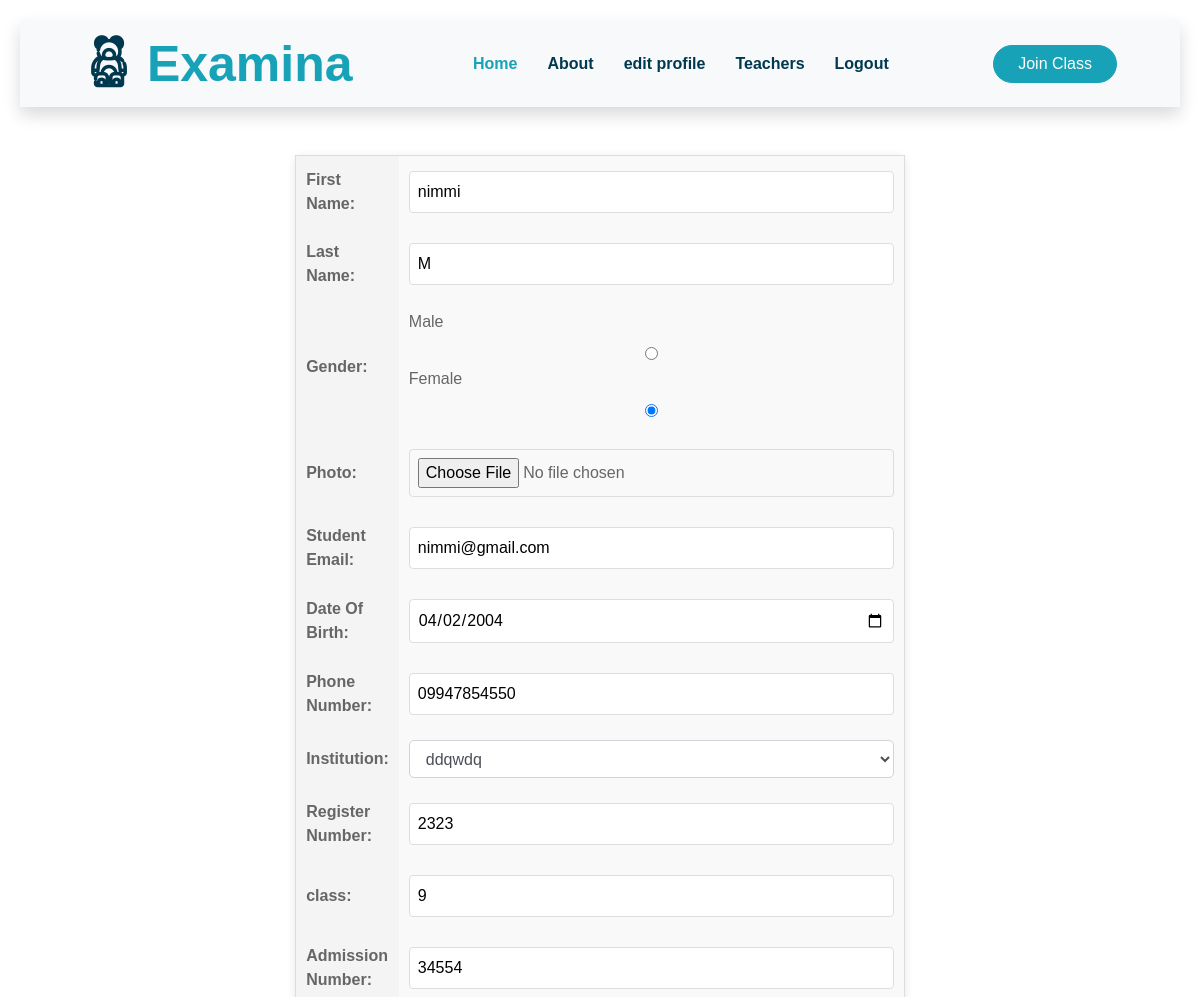
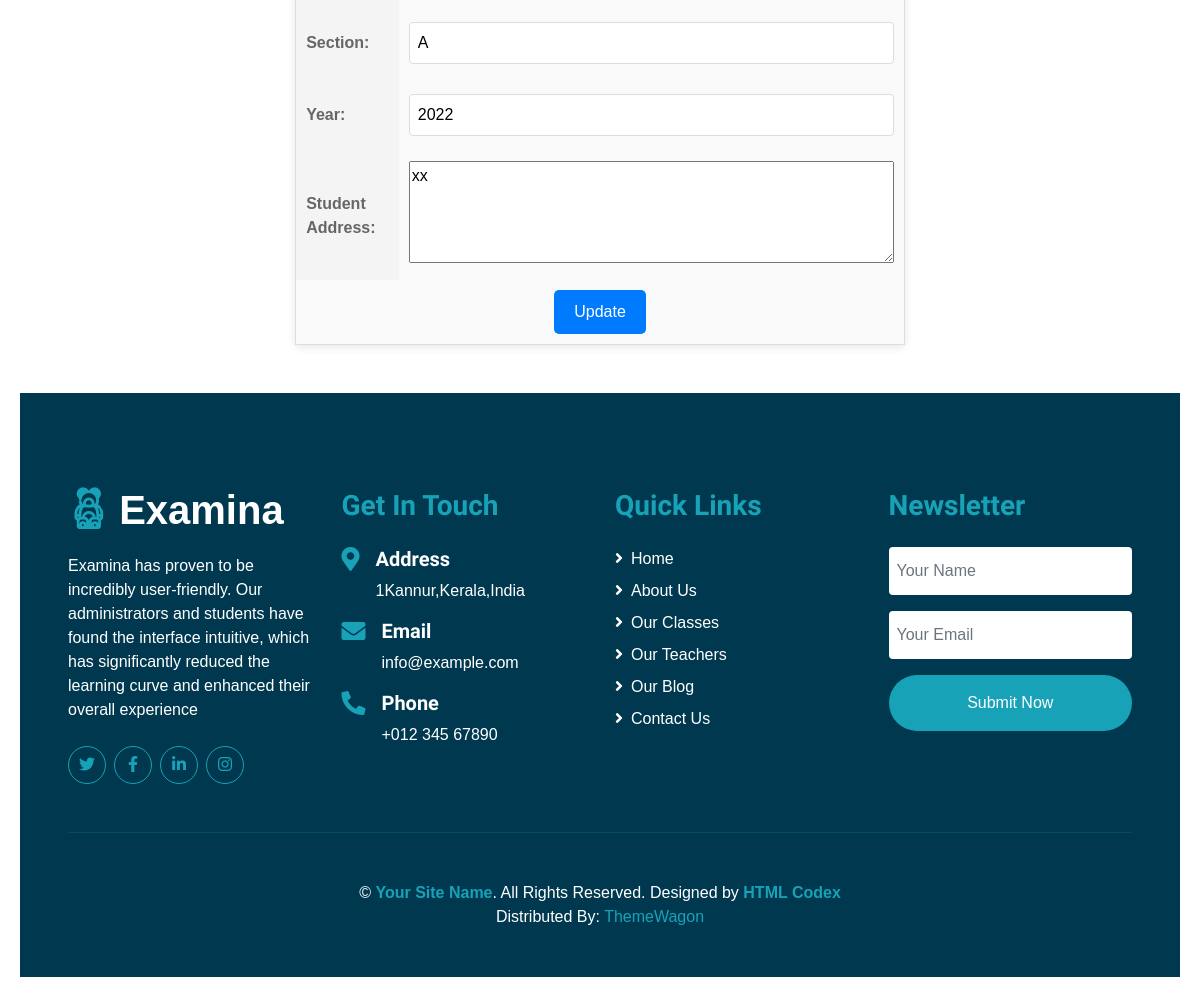
/student/updatestudent (signed in), run on the app's committed database (2 pictures, top to bottom).
### student/models.py (models this page shows, shortened)
class student(models.Model):
      user=models.OneToOneField(User,on_delete=models.CASCADE)
      photo=models.ImageField(upload_to="student/",null=True,blank=True)
      gender=models.CharField(max_length=6)
      dob=models.CharField(max_length=20)
      phone=models.CharField(max_length=12)
      reg_no=models.CharField(max_length=6)
      grade=models.CharField(max_length=20)
      admission_no=models.CharField(max_length=20)
      section=models.CharField(max_length=10)
      year=models.CharField(max_length=5)
      address=models.TextField()
      status=models.CharField(max_length=20,default="pending")
      institute=models.ForeignKey('common.institute', on_delete=models.CASCADE,default=1)

### common/models.py (models this page shows, shortened)
class institute(models.Model):
    name=models.CharField(max_length=40)
    code=models.CharField(max_length=40)
    email=models.EmailField()
    address=models.TextField()
    status=models.CharField(max_length=12,default="pending")
    phone=models.CharField(max_length=12,default="null")

### student/views.py (the view, shortened to what this page needs)
# urls.py: path('updatestudent',views.updatestudent,name='updatestudent'),
def updatestudent(request):
    sid=request.user.id
    y=get_object_or_404(student,user_id=sid)
    institution=institute.objects.all()
    stu=student.objects.filter(user_id=sid)
    return render(request,'student/editstudent.html',{'y':stu,'insti':institution})

### templates/student/editstudent.html (shortened to what this page needs)
{% extends 'student/student_base.html' %}
{% load static %}
{% block content %}
<br>
<br>
<!DOCTYPE html>
<html lang="en">
<head>
</head>
<body>
    {% for i in y %}
    <form action="{% url 'updatestudent' %}" method="post" enctype="multipart/form-data">
        <table>
            <tr>
                <th>First Name: </th>
                <td><input type="text" name="fname" id="fname" value="{{ i.user.first_name }}"></td>
            </tr>
            <tr>
                <th>Last Name: </th>
                <td><input type="text" name="lname" id="lname" value="{{ i.user.last_name }}"></td>
            </tr>
            <tr>
                <th>Gender:</th>
                <td>
                    {% if i.gender == "Male" %}
                    <label class="gender-labels" for="male">Male</label>
                    <input type="radio" id="male" name="gender" value="Male"  checked required>
                    <label class="gender-labels" for="female">Female</label>
                    <input type="radio" id="female" name="gender" value="Female" value="{{ i.gender }}" required>
                    {% else %}
                    <label class="gender-labels" for="male">Male</label>
                    <input type="radio" id="male" name="gender" value="Male"   required>
                    <label class="gender-labels" for="female">Female</label>
                    <input type="radio" id="female" name="gender" value="Female" checked required>
                    {% endif %}
                </td>
            </tr>
            <tr>
                <th>Photo:</th>
                <td><input type="file" name="photo" accept="image/*" value="{{ i.photo.url}}" ></td>
            </tr>
            <tr>
                <th>Student Email:</th>
                <td><input type="email" id="email" name="email" value="{{ i.user.email }}"></td>
            </tr>
            <tr>
                <th>Date Of Birth:</th>
                <td><input type="date" id="date" name="date" value="{{ i.dob}}" required></td>
            </tr>
            <tr>
                <th>Phone Number:</th>
                <td><input type="text" name="phone" id="phone" value="{{ i.phone }}"></td>
            </tr>
            <tr>
                <th>Institution:</th>
                <td>
                    <select name="institution" required class="form-control">
                        <option value="{{i.institute.id}}">{{i.institute.name}}</option>
                    </select>
                </td>
            </tr>
            <tr>
                <th>Register Number:</th>
                <td><input type="text" name="reg_no" id="reg_no" value="{{ i.reg_no }}" required></td>
            </tr>
            <tr>
                <th>class:</th>
                <td><input type="text" name="grade" id="grade" value="{{ i.grade }}" required></td>
            </tr>
            <tr>
                <th>Admission Number:</th>
                <td><input type="text" name="admission_no" id="admission_no" value="{{ i.admission_no }}" required></td>
            </tr>
            <tr>
                <th>Section:</th>
                <td><input type="text" name="section" id="section" value="{{ i.section }}"required></td>
            </tr>
            <tr>
                <th>Year:</th>
                <td><input type="text" name="year" id="year" value="{{ i.year }}"required></td>
            </tr>
            <tr>
                <th>Student Address:</th>
                <td><textarea id="address" name="address" rows="4" cols="50" required>{{i.address}}</textarea></td>
            </tr>
            <tr>
                <td colspan="2" style="text-align: center;">
                    <button type="submit">Update</button>
                </td>
            </tr>
        </table>
    </form>
    {% endfor %}
</body>
</html>
{% endblock %}

### templates/student/editstudent.html (style rules this page uses)
body { font-family: Arial, sans-serif; margin: 20px; }
table { width: 100%; max-width: 600px; margin: 0 auto; border-collapse: collapse; background: #f9f9f9; padding: 15px; border: 1px solid #ddd; border-radius: 5px; box-shadow: 0 2px 10px rgba(0, 0, 0, 0.1); }
th, td { padding: 10px; text-align: left; }
th { background-color: #f4f4f4; }
input[type="text"], input[type="file"], input[type="radio"],input[type="date"] ,input[type="email"] { width: 100%; padding: 8px; margin: 5px 0; border: 1px solid #ddd; border-radius: 4px; }
button { padding: 10px 20px; background-color: #007BFF; color: white; border: none; border-radius: 5px; cursor: pointer; }

### data on the page
student: fname "nimmi", lname "M", email "nimmi@gmail.com", date "04/02/2004", phone "09947854550", institution "ddqwdq", reg_no "2323", grade "9", admission_no "34554", section "A", year "2022", address "xx"
